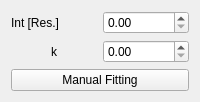
                   <widget class="QWidget" name="fitMethodWidget_2" native="true">
                    <property name="minimumSize">
                     <size>
                      <width>0</width>
                      <height>100</height>
                     </size>
                    </property>
                    <layout class="QGridLayout" name="gridLayout_39">
                     <item row="1" column="1">
                      <widget class="QDoubleSpinBox" name="fitKValue">
                       <property name="minimumSize">
                        <size>
                         <width>0</width>
                         <height>20</height>
                        </size>
                       </property>
                      </widget>
                     </item>
                     <item row="1" column="0">
                      <widget class="QLabel" name="fitKLabel">
                       <property name="minimumSize">
                        <size>
                         <width>0</width>
                         <height>20</height>
                        </size>
                       </property>
                       <property name="text">
                        <string>k</string>
                       </property>
                       <property name="alignment">
                        <set>Qt::AlignCenter</set>
                       </property>
                      </widget>
                     </item>
                     <item row="2" column="0" colspan="2">
                      <widget class="QPushButton" name="FittingManualFittingButton">
                       <property name="minimumSize">
                        <size>
                         <width>50</width>
                         <height>20</height>
                        </size>
                       </property>
                       <property name="text">
                        <string>Manual Fitting</string>
                       </property>
                      </widget>
                     </item>
                     <item row="0" column="0">
                      <widget class="QLabel" name="fitIntResLabel">
                       <property name="text">
                        <string>Int [Res.]</string>
                       </property>
                      </widget>
                     </item>
                     <item row="0" column="1">
                      <widget class="QDoubleSpinBox" name="fitIntResValue">
                       <property name="minimumSize">
                        <size>
                         <width>0</width>
                         <height>20</height>
                        </size>
                       </property>
                      </widget>
                     </item>
                    </layout>
                   </widget>
